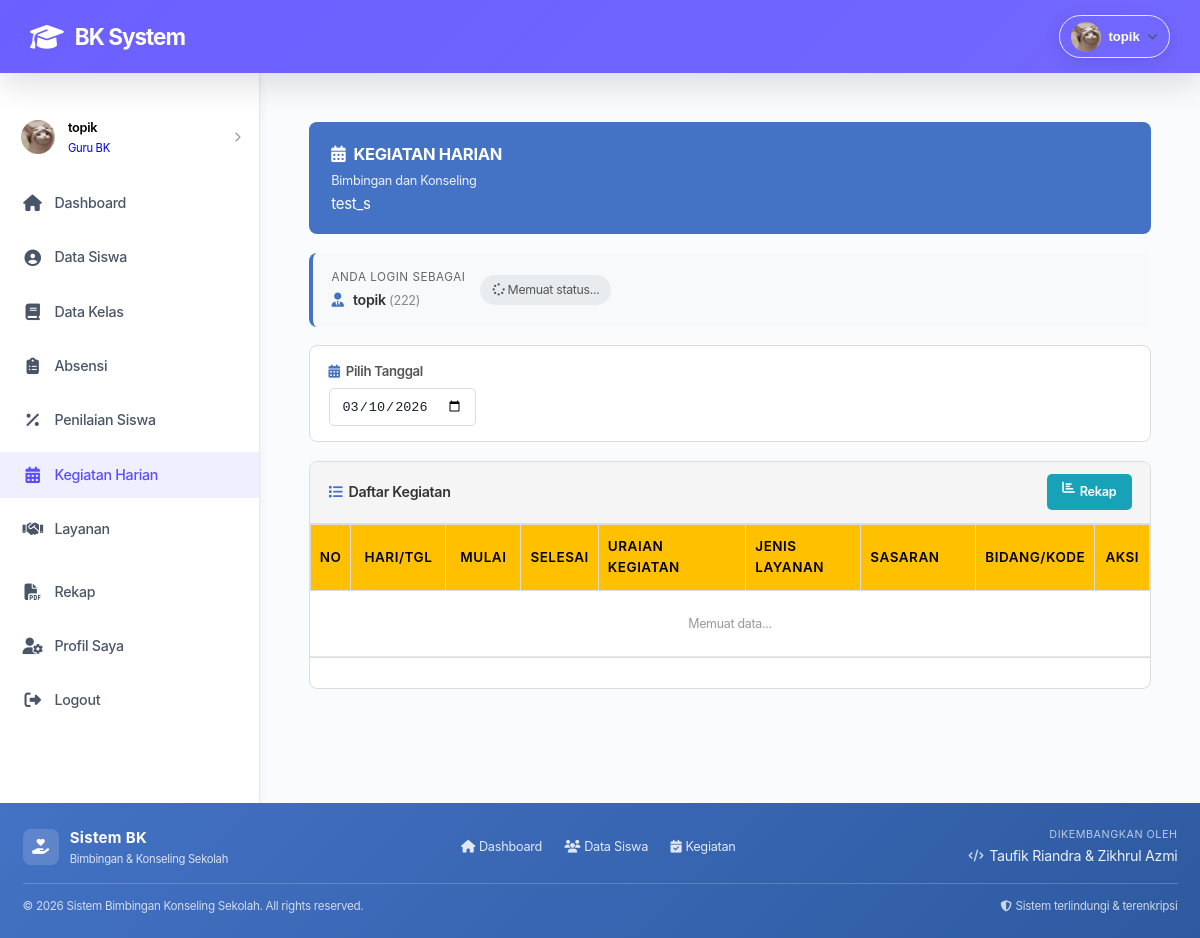
/frontend/pages/kegiatan_harian_manual.php (signed in), run on the app's committed database.
### tables this page shows
CREATE TABLE IF NOT EXISTS `sekolah` (
  `id_sekolah` int NOT NULL AUTO_INCREMENT,
  `nama_sekolah` varchar(200) NOT NULL,
  `alamat` text,
  `created_at` timestamp NOT NULL DEFAULT CURRENT_TIMESTAMP,
  `kelas` varchar(50) DEFAULT NULL,
  `pemerintah` varchar(150) DEFAULT NULL,
  `dinas` varchar(150) DEFAULT NULL,
  `jalan` varchar(200) DEFAULT NULL,
  `kepala_sekolah` varchar(150) DEFAULT NULL,
  `nip_kepala_sekolah` varchar(50) DEFAULT NULL,
  `tahun_ajaran` varchar(20) DEFAULT NULL,
  PRIMARY KEY (`id_sekolah`)
);

CREATE TABLE IF NOT EXISTS `guru_bk` (
  `id_guru_bk` int NOT NULL AUTO_INCREMENT,
  `id_user` int NOT NULL,
  `nip` varchar(50) NOT NULL,
  `nama` varchar(150) NOT NULL,
  `no_telp` varchar(20) DEFAULT NULL,
  `foto` varchar(255) DEFAULT NULL,
  `created_at` timestamp NOT NULL DEFAULT CURRENT_TIMESTAMP,
  `updated_at` timestamp NOT NULL DEFAULT CURRENT_TIMESTAMP ON UPDATE CURRENT_TIMESTAMP,
  PRIMARY KEY (`id_guru_bk`),
  UNIQUE KEY `id_user` (`id_user`),
  UNIQUE KEY `nip` (`nip`),
  CONSTRAINT `fk_guru_bk_user` FOREIGN KEY (`id_user`) REFERENCES `users` (`id_user`) ON DELETE CASCADE
);

### frontend/pages/kegiatan_harian_manual.php (the view, shortened to what this page needs)
<?php
include '../layouts/header.php';
include '../layouts/sidebar.php';
include '../../backend/config/database.php';
$user_role      = $_SESSION['role'] ?? 'guru_bk';
$session_id_gbk = intval($_SESSION['id_guru_bk'] ?? 0);
$today_date     = date('Y-m-d');
$sr = mysqli_query($conn, "SELECT nama_sekolah FROM sekolah LIMIT 1");
$school_name = ($sr && $s = mysqli_fetch_assoc($sr)) ? $s['nama_sekolah'] : '';
$guru_bk_list = [];
$my_guru_bk = null;
if ($user_role === 'guru_bk' && $session_id_gbk) {
    $mg = mysqli_prepare($conn, 'SELECT id_guru_bk, nama, nip FROM guru_bk WHERE id_guru_bk = ?');
    mysqli_stmt_bind_param($mg, 'i', $session_id_gbk);
    mysqli_stmt_execute($mg);
    $my_guru_bk = mysqli_fetch_assoc(mysqli_stmt_get_result($mg));
}
?>
<div class="content">
    <div style="background:var(--brand,#4472C4);color:white;padding:1.25rem 1.5rem;border-radius:8px;margin-bottom:1.25rem">
        <h2 style="margin:0 0 4px;font-size:1.1rem;font-weight:700">
            <i class="fas fa-calendar-alt" style="margin-right:8px"></i>KEGIATAN HARIAN
        </h2>
        <p style="margin:0;font-size:.85rem;opacity:.9">Bimbingan dan Konseling</p>
        <p><?= htmlspecialchars($school_name) ?></p>
    </div>
    <div style="background:#f8f9fa;padding:1rem 1.25rem;border-radius:8px;margin-bottom:1.25rem;border-left:4px solid var(--brand,#4472C4)">
        <?php if ($user_role === 'admin'): ?>
        <label style="display:block;margin-bottom:.5rem;font-weight:600;font-size:.9rem;color:#333">
            <i class="fas fa-user-tie" style="margin-right:6px;color:var(--brand,#4472C4)"></i>Tetapkan Guru BK yang Bertugas
        </label>
        <div style="display:flex;gap:.75rem;align-items:center;flex-wrap:wrap">
            <select id="selectGuruBK" style="flex:1;min-width:220px;padding:.6rem .8rem;border:1px solid #ddd;border-radius:5px;font-size:.9rem">
                <option value="0">-- Tidak Ada --</option>
                <?php foreach ($guru_bk_list as $g): ?>
                    <option value="<?= $g['id_guru_bk'] ?>"><?= htmlspecialchars($g['nama']) ?> (<?= htmlspecialchars($g['nip']) ?>)</option>
                <?php endforeach; ?>
            </select>
            <button onclick="tetapkanGuruBK()"
                style="padding:.6rem 1.25rem;background:var(--brand,#4472C4);color:white;border:none;border-radius:5px;cursor:pointer;font-size:.88rem;font-weight:600;white-space:nowrap">
                <i class="fas fa-check" style="margin-right:5px"></i>Tetapkan
            </button>
        </div>
        <div id="penetapanMsg" style="display:none;margin-top:.6rem;font-size:.85rem;padding:.5rem .75rem;border-radius:5px"></div>
        <?php else: ?>
        <div style="display:flex;align-items:center;gap:1rem;flex-wrap:wrap">
            <div>
                <div style="font-size:.78rem;color:#666;text-transform:uppercase;letter-spacing:.5px;margin-bottom:2px">Anda Login Sebagai</div>
                <div style="font-weight:600;font-size:.95rem;color:#333">
                    <i class="fas fa-user-tie" style="margin-right:6px;color:var(--brand,#4472C4)"></i>
                    <?= htmlspecialchars($my_guru_bk['nama'] ?? '-') ?>
                    <span style="color:#888;font-weight:400;font-size:.85rem">(<?= htmlspecialchars($my_guru_bk['nip'] ?? '') ?>)</span>
                </div>
            </div>
            <div id="statusPenetapan" style="font-size:.82rem;padding:.35rem .8rem;border-radius:20px;background:#e9ecef;color:#555">
                <i class="fas fa-spinner fa-spin"></i> Memuat status...
            </div>
        </div>
        <?php endif; ?>
    </div>
    <div style="background:white;padding:1rem 1.25rem;border-radius:8px;margin-bottom:1.25rem;border:1px solid #ddd">
        <label style="display:block;margin-bottom:.4rem;font-weight:600;font-size:.88rem;color:#555">
            <i class="fas fa-calendar-alt" style="margin-right:6px;color:var(--brand,#4472C4)"></i>Pilih Tanggal
        </label>
        <input type="date" id="inputDate" value="<?= $today_date ?>"
            style="padding:.6rem .8rem;border:1px solid #ddd;border-radius:5px;font-size:.9rem;width:auto">
    </div>
    <div style="background:white;border-radius:8px;border:1px solid #ddd;overflow:hidden">
        <div style="background:#f5f5f5;padding:.85rem 1.25rem;border-bottom:1px solid #ddd;display:flex;justify-content:space-between;align-items:center;flex-wrap:wrap;gap:.5rem">
            <h3 style="margin:0;font-size:.95rem;color:#333;font-weight:600">
                <i class="fas fa-list" style="margin-right:6px;color:var(--brand,#4472C4)"></i>Daftar Kegiatan
            </h3>
            <div id="toolbarButtons" style="display:none;display:flex;gap:.5rem;flex-wrap:wrap">
                <a href="../pages/rekap/rekap.php"
                    style="padding:.5rem 1rem;background:#17a2b8;color:white;text-decoration:none;border-radius:5px;font-size:.85rem;font-weight:600;display:none"
                    id="btnRekap">
                    <i class="fas fa-chart-bar" style="margin-right:5px"></i>Rekap
                </a>
            </div>
        </div>
        <div style="overflow-x:auto">
        <table style="width:100%;border-collapse:collapse;font-size:.83rem">
            <thead>
                <tr style="background:#FFC000;color:#000;font-weight:700">
                    <th style="padding:.75rem .6rem;border:1px solid #ddd;text-align:center;width:36px">No</th>
                    <th style="padding:.75rem .6rem;border:1px solid #ddd;text-align:center;width:95px">Hari/Tgl</th>
                    <th style="padding:.75rem .6rem;border:1px solid #ddd;text-align:center;width:75px">Mulai</th>
                    <th style="padding:.75rem .6rem;border:1px solid #ddd;text-align:center;width:75px">Selesai</th>
                    <th style="padding:.75rem .6rem;border:1px solid #ddd;text-align:left">Uraian Kegiatan</th>
                    <th style="padding:.75rem .6rem;border:1px solid #ddd;text-align:left;width:115px">Jenis Layanan</th>
                    <th style="padding:.75rem .6rem;border:1px solid #ddd;text-align:left;width:115px">Sasaran</th>
                    <th style="padding:.75rem .6rem;border:1px solid #ddd;text-align:left;width:115px">Bidang/Kode</th>
                    <th style="padding:.75rem .6rem;border:1px solid #ddd;text-align:center;width:55px">Aksi</th>
                </tr>
            </thead>
            <tbody id="tabelKegiatanBody">
                <tr><td colspan="9" style="padding:1.5rem;text-align:center;color:#999">Memuat data...</td></tr>
            </tbody>
        </table>
        </div>
        <div id="footerButtons" style="display:none;padding:1rem 1.25rem;border-top:1px solid #ddd;display:flex;gap:.75rem;flex-wrap:wrap">
        </div>
    </div>
</div>
<?php include '../layouts/footer.php'; ?>

### frontend/assets/css/style.css (style rules this page uses)
:root { --primary: #5B4EFF; --primary-dark: #4F41E8; --primary-light: #F0EFFF; --secondary: #00D9FF; --secondary-light: #E0F7FA; --bg: #FAFBFC; --bg-secondary: #F3F4F6; --bg-tertiary: #FFFFFF; --card: #FFFFFF; --text: #1A202C; --text-light: #4A5568; --text-lighter: #A0AEC0; --success: #06B6D4; --warning: #F59E0B; --danger: #FF6B6B; --info: #3B82F6; --shadow-sm: 0 2px 8px rgba(0, 0, 0, 0.08); --shadow-md: 0 4px 16px rgba(0, 0, 0, 0.1); --shadow-lg: 0 12px 32px rgba(0, 0, 0, 0.12); --shadow-xl: 0 20px 48px rgba(0, 0, 0, 0.15); --border: #E5E7EB; --radius: 12px; --radius-lg: 16px; }
* { margin: 0; padding: 0; box-sizing: border-box; }
html, body { height: 100%; font-family: -apple-system, BlinkMacSystemFont, 'Segoe UI', 'Roboto', 'Oxygen', 'Ubuntu', 'Cantarell', sans-serif; background: var(--bg); color: var(--text); line-height: 1.6; font-size: 15px; letter-spacing: -0.3px; }
table { width: 100%; border-collapse: collapse; background: var(--card); }
table thead { background: linear-gradient(135deg, var(--primary) 0%, var(--primary-dark) 100%); color: #FFFFFF; }
table thead th { padding: 1rem; text-align: left; font-weight: 600; font-size: 0.9rem; text-transform: uppercase; letter-spacing: 0.5px; }
table tbody tr { border-bottom: 1px solid var(--border); }
table tbody td { padding: 1rem; color: var(--text-light); }
label { display: block; margin-bottom: 0.6rem; font-weight: 600; color: var(--text); font-size: 0.95rem; }
input, select, textarea { width: 100%; padding: 0.8rem 1rem; border: 2px solid var(--border); border-radius: var(--radius); background: var(--bg-tertiary); color: var(--text); font-size: 0.95rem; }
input::placeholder { color: var(--text-lighter); }

### frontend/pages/kegiatan_harian_manual.php (style rules this page uses)
.content { padding: 1.25rem; max-width: 1280px; margin: 0 auto; }

### data on the page
sekolah: nama_sekolah "test_s"
guru_bk: nama "topik", nip "222"

### other printed values
$nama_display "topik"
$nama_guru "topik"
